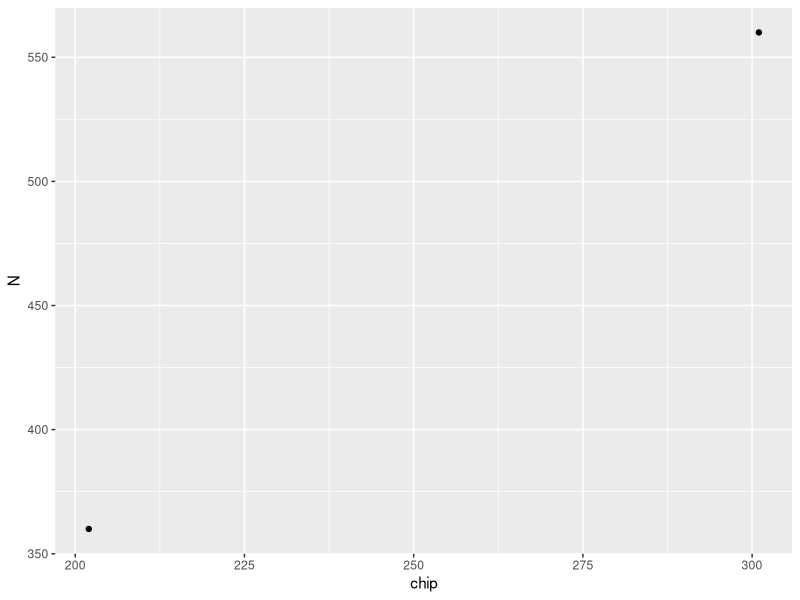
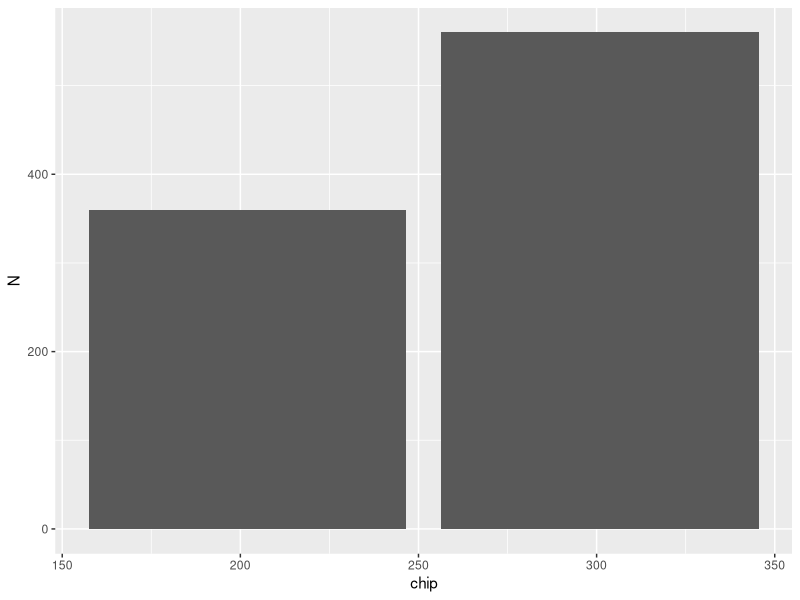

Recreate these plots in R, in order. (Note: this script raises an error after producing the figures.)
# Hello, this program is for didactic purposes to learn quickly
# how to operate with R.

# To RUN the code you can select the lines and press "RUN" or CTRL+ENTER
print('hello') #this should give you a "hello" in the console

# You can comment lines with the '#' symbol, these lines 
# will  be ignored from the program. You can select and comment
# multiple lines with CTRL+shift+C


#----------------------------------------------------------------
# 1) Declare the libraries that you need to use. RStudio allows 
#    to install automatically, but otherwise you can just run
#    install.packages("NAME_OF_THE_LIBRARY")
# - the libraries must be run before running the other commands -
library(tidyverse) #this library includes dataframes etc...
library(ggplot2)   #this library includes plotting features
library(readxl)    #this library allows to import data from excel
#---------------------------------------------------------------


#---------------------------------------------------------------
# 2) Import data from txt, csv or excel  files
getwd() #this will give you the working directory. Make sure to include
        #your excel files in the working directory

#    This command will create an 'object' called Data_Mixer_Raw
#    and fill this object with the content that read_excel gives
Data_Mixer_Raw <- read_excel("2023_Mixer_Analysis.xlsx")

head(Data_Mixer_Raw, 6) 
# if everything is good, the console will print the first 
# 6 lines of the dataframe you just created
#---------------------------------------------------------------


#---------------------------------------------------------------
# 3) Statistical analysis
# For example, calculating the averages and the Mixing Index for the dataset
# We create a dataframe with the processed data: 
# '%>%' will continue the command to the following line

First_example <- Data_Mixer_Raw %>%
  group_by(chip) %>% #this will group the data for the different values of chip
  summarise(N= n(), .groups = "keep") #this will summarize the groups 
head(First_example, 6)
# in this example, we added the variable N that will contain the result of  the 
# function n(). this function will show the number of elements for each group



#---------------------------------------------------------------
# 4) Plotting
# example: plotting the data in First_example with the number of values in
# function of the chip name
ggplot(data = First_example)+
  aes(x = chip, y = N)+
  geom_point()

# now you can play with variables and functions to get different results, for example
# you can replace the function geom_points with geom_bar (uncomment next lines)
 ggplot(data = First_example)+
   aes(x = chip, y = N)+
   geom_bar(stat = "identity") #this will  give a barplot


#---------------------------------------------------------------
# 5) Saving
# writing a csv file     "Location/Directory/File name.csv"    
write.csv(First_example, "C:/Users/Mixer_analysis.csv")
 
 # saving the plot for Inkscape (vector graphics)
svg("Mixer_plot.svg", width = 10, height = 5) #open file
 
ggplot(data = First_example)+
  aes(x = chip, y = N)+
  geom_point()
 
dev.off() #this command is  necessary to close the svg file
 
 
 